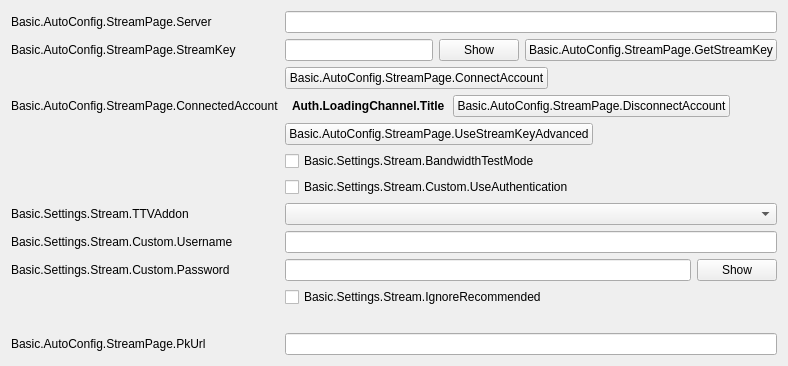
           <widget class="QWidget" name="streamKeyPage">
            <layout class="QFormLayout" name="streamkeyPageLayout">
             <item row="0" column="0">
              <widget class="QLabel" name="serverLabel">
               <property name="text">
                <string>Basic.AutoConfig.StreamPage.Server</string>
               </property>
              </widget>
             </item>
             <item row="0" column="1">
              <widget class="QStackedWidget" name="serverStackedWidget">
               <property name="sizePolicy">
                <sizepolicy hsizetype="Preferred" vsizetype="Maximum">
                 <horstretch>0</horstretch>
                 <verstretch>0</verstretch>
                </sizepolicy>
               </property>
               <property name="currentIndex">
                <number>1</number>
               </property>
               <widget class="QWidget" name="servicePage">
                <layout class="QHBoxLayout" name="horizontalLayout_21">
                 <property name="leftMargin">
                  <number>0</number>
                 </property>
                 <property name="topMargin">
                  <number>0</number>
                 </property>
                 <property name="rightMargin">
                  <number>0</number>
                 </property>
                 <property name="bottomMargin">
                  <number>0</number>
                 </property>
                 <item>
                  <widget class="QComboBox" name="server"/>
                 </item>
                </layout>
               </widget>
               <widget class="QWidget" name="customPage">
                <layout class="QHBoxLayout" name="horizontalLayout_22">
                 <property name="leftMargin">
                  <number>0</number>
                 </property>
                 <property name="topMargin">
                  <number>0</number>
                 </property>
                 <property name="rightMargin">
                  <number>0</number>
                 </property>
                 <property name="bottomMargin">
                  <number>0</number>
                 </property>
                 <item>
                  <widget class="QLineEdit" name="customServer"/>
                 </item>
                </layout>
               </widget>
              </widget>
             </item>
             <item row="1" column="0">
              <widget class="QLabel" name="streamKeyLabel">
               <property name="text">
                <string>Basic.AutoConfig.StreamPage.StreamKey</string>
               </property>
               <property name="openExternalLinks">
                <bool>true</bool>
               </property>
               <property name="buddy">
                <cstring>key</cstring>
               </property>
              </widget>
             </item>
             <item row="1" column="1">
              <widget class="QFrame" name="streamKeyWidget">
               <layout class="QHBoxLayout" name="horizontalLayout_11">
                <property name="leftMargin">
                 <number>0</number>
                </property>
                <property name="topMargin">
                 <number>0</number>
                </property>
                <property name="rightMargin">
                 <number>0</number>
                </property>
                <property name="bottomMargin">
                 <number>0</number>
                </property>
                <item>
                 <widget class="QLineEdit" name="key">
                  <property name="inputMask">
                   <string notr="true"/>
                  </property>
                  <property name="text">
                   <string notr="true"/>
                  </property>
                  <property name="echoMode">
                   <enum>QLineEdit::Password</enum>
                  </property>
                 </widget>
                </item>
                <item>
                 <widget class="QPushButton" name="show">
                  <property name="text">
                   <string>Show</string>
                  </property>
                 </widget>
                </item>
                <item>
                 <widget class="UrlPushButton" name="getStreamKeyButton">
                  <property name="toolTip">
                   <string/>
                  </property>
                  <property name="toolTipDuration">
                   <number>-4</number>
                  </property>
                  <property name="text">
                   <string>Basic.AutoConfig.StreamPage.GetStreamKey</string>
                  </property>
                 </widget>
                </item>
               </layout>
              </widget>
             </item>
             <item row="2" column="0">
              <spacer name="horizontalSpacer_18">
               <property name="orientation">
                <enum>Qt::Horizontal</enum>
               </property>
               <property name="sizeHint" stdset="0">
                <size>
                 <width>170</width>
                 <height>8</height>
                </size>
               </property>
              </spacer>
             </item>
             <item row="2" column="1">
              <layout class="QHBoxLayout" name="horizontalLayout_15">
               <item>
                <widget class="QPushButton" name="connectAccount2">
                 <property name="cursor">
                  <cursorShape>PointingHandCursor</cursorShape>
                 </property>
                 <property name="text">
                  <string>Basic.AutoConfig.StreamPage.ConnectAccount</string>
                 </property>
                </widget>
               </item>
               <item>
                <spacer name="horizontalSpacer_19">
                 <property name="orientation">
                  <enum>Qt::Horizontal</enum>
                 </property>
                 <property name="sizeHint" stdset="0">
                  <size>
                   <width>40</width>
                   <height>20</height>
                  </size>
                 </property>
                </spacer>
               </item>
              </layout>
             </item>
             <item row="3" column="0">
              <widget class="QLabel" name="connectedAccountLabel">
               <property name="text">
                <string>Basic.AutoConfig.StreamPage.ConnectedAccount</string>
               </property>
              </widget>
             </item>
             <item row="3" column="1">
              <layout class="QHBoxLayout" name="horizontalLayout_23">
               <property name="spacing">
                <number>8</number>
               </property>
               <property name="leftMargin">
                <number>7</number>
               </property>
               <property name="rightMargin">
                <number>7</number>
               </property>
               <item>
                <widget class="QLabel" name="connectedAccountText">
                 <property name="styleSheet">
                  <string notr="true">font-weight: bold</string>
                 </property>
                 <property name="text">
                  <string>Auth.LoadingChannel.Title</string>
                 </property>
                </widget>
               </item>
               <item>
                <widget class="QPushButton" name="disconnectAccount">
                 <property name="text">
                  <string>Basic.AutoConfig.StreamPage.DisconnectAccount</string>
                 </property>
                </widget>
               </item>
               <item>
                <spacer name="horizontalSpacer_24">
                 <property name="orientation">
                  <enum>Qt::Horizontal</enum>
                 </property>
                 <property name="sizeHint" stdset="0">
                  <size>
                   <width>40</width>
                   <height>20</height>
                  </size>
                 </property>
                </spacer>
               </item>
              </layout>
             </item>
             <item row="4" column="1">
              <layout class="QHBoxLayout" name="horizontalLayout_28">
               <item>
                <widget class="QPushButton" name="useStreamKeyAdv">
                 <property name="text">
                  <string>Basic.AutoConfig.StreamPage.UseStreamKeyAdvanced</string>
                 </property>
                </widget>
               </item>
               <item>
                <spacer name="horizontalSpacer_28">
                 <property name="orientation">
                  <enum>Qt::Horizontal</enum>
                 </property>
                 <property name="sizeHint" stdset="0">
                  <size>
                   <width>40</width>
                   <height>20</height>
                  </size>
                 </property>
                </spacer>
               </item>
              </layout>
             </item>
             <item row="5" column="1">
              <widget class="QCheckBox" name="bandwidthTestEnable">
               <property name="text">
                <string>Basic.Settings.Stream.BandwidthTestMode</string>
               </property>
              </widget>
             </item>
             <item row="6" column="1">
              <widget class="QCheckBox" name="useAuth">
               <property name="text">
                <string>Basic.Settings.Stream.Custom.UseAuthentication</string>
               </property>
              </widget>
             </item>
             <item row="7" column="0">
              <widget class="QLabel" name="twitchAddonLabel">
               <property name="text">
                <string>Basic.Settings.Stream.TTVAddon</string>
               </property>
               <property name="buddy">
                <cstring>twitchAddonDropdown</cstring>
               </property>
              </widget>
             </item>
             <item row="7" column="1">
              <widget class="QComboBox" name="twitchAddonDropdown"/>
             </item>
             <item row="8" column="0">
              <widget class="QLabel" name="authUsernameLabel">
               <property name="text">
                <string>Basic.Settings.Stream.Custom.Username</string>
               </property>
               <property name="buddy">
                <cstring>authUsername</cstring>
               </property>
              </widget>
             </item>
             <item row="8" column="1">
              <widget class="QLineEdit" name="authUsername"/>
             </item>
             <item row="9" column="0">
              <widget class="QLabel" name="authPwLabel">
               <property name="text">
                <string>Basic.Settings.Stream.Custom.Password</string>
               </property>
               <property name="buddy">
                <cstring>authPw</cstring>
               </property>
              </widget>
             </item>
             <item row="9" column="1">
              <widget class="QFrame" name="authPwWidget">
               <layout class="QHBoxLayout" name="horizontalLayout_25">
                <property name="leftMargin">
                 <number>0</number>
                </property>
                <property name="topMargin">
                 <number>0</number>
                </property>
                <property name="rightMargin">
                 <number>0</number>
                </property>
                <property name="bottomMargin">
                 <number>0</number>
                </property>
                <item>
                 <widget class="QLineEdit" name="authPw">
                  <property name="echoMode">
                   <enum>QLineEdit::Password</enum>
                  </property>
                 </widget>
                </item>
                <item>
                 <widget class="QPushButton" name="authPwShow">
                  <property name="text">
                   <string>Show</string>
                  </property>
                 </widget>
                </item>
               </layout>
              </widget>
             </item>
             <item row="10" column="1">
              <widget class="QCheckBox" name="ignoreRecommended">
               <property name="text">
                <string>Basic.Settings.Stream.IgnoreRecommended</string>
               </property>
              </widget>
             </item>
             <item row="11" column="1">
              <widget class="QLabel" name="enforceSettingsLabel">
               <property name="text">
                <string notr="true"/>
               </property>
               <property name="textFormat">
                <enum>Qt::RichText</enum>
               </property>
               <property name="openExternalLinks">
                <bool>true</bool>
               </property>
              </widget>
             </item>
             <item row="12" column="0">
              <widget class="QLabel" name="PkLabel">
               <property name="text">
                <string>Basic.AutoConfig.StreamPage.PkUrl</string>
               </property>
              </widget>
             </item>
             <item row="12" column="1">
              <widget class="QLineEdit" name="customRemoteServer"/>
             </item>
            </layout>
           </widget>
